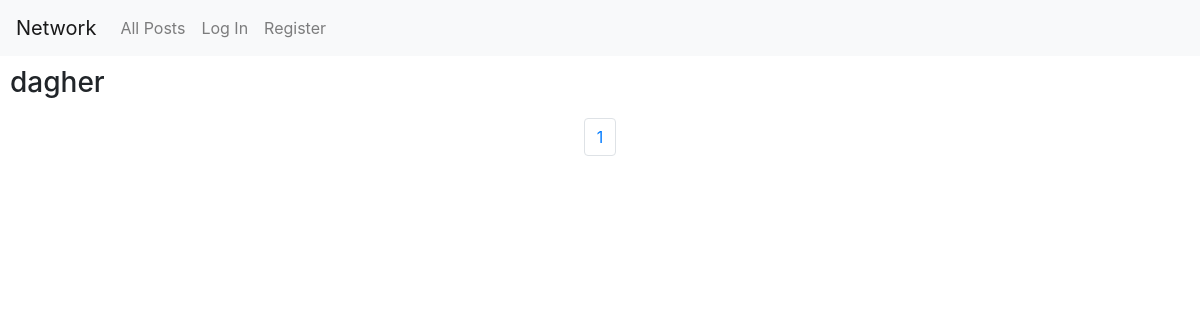
The page /dagher on the database as committed earlier.
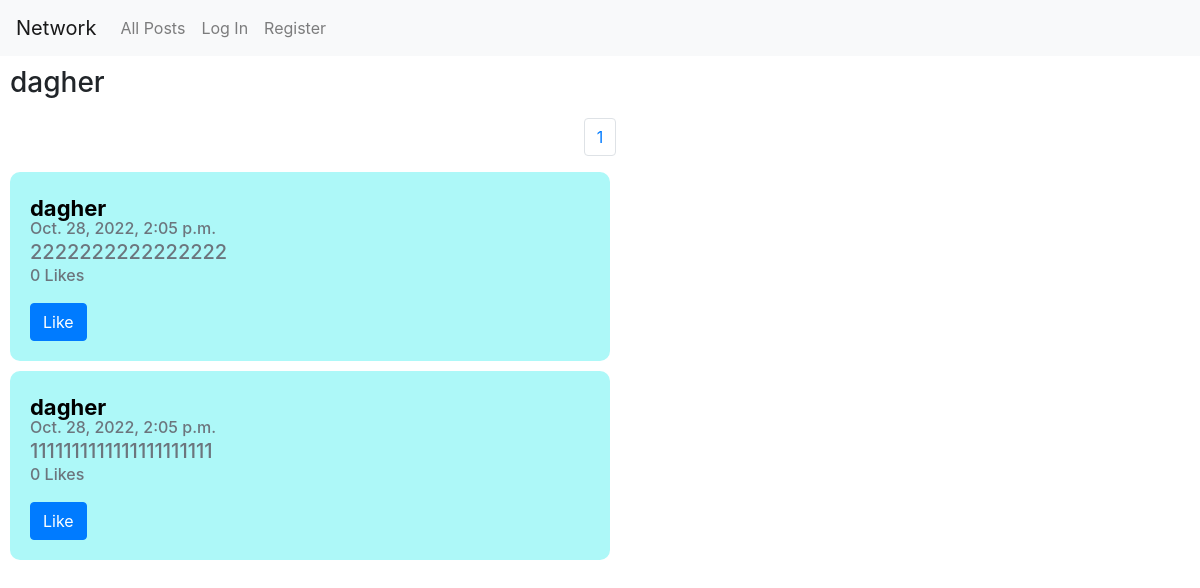
The same page on the database as committed later.
### network/models.py (models this page shows, shortened)
class Post(models.Model):
    user = models.ForeignKey("User", on_delete=models.CASCADE, related_name="users")
    body = models.TextField(blank=True)
    timestamp = models.DateTimeField(auto_now_add=True)
    likes = models.IntegerField(default=0)

class User(AbstractUser):
    pass

### network/views.py (the view)
# urls.py: path("<str:username>", views.profile, name="profile"),
def profile(request, username):
    try:
        following = False
        user = User.objects.get(username=username)
        posts = Post.objects.all().filter(user=user).order_by('-timestamp')
        posts = Paginator(posts, paginator_limit)
        pages_len = posts.num_pages
        page_number = request.GET.get('page')
        page_objs = posts.get_page(page_number)
    except:
        return render(request, "network/profile.html", {
        "message": "User doesn't exist"
    })
    try:
        if request.user.is_authenticated:
            cUser = User.objects.get(username=request.user.username)
            following = Follow.objects.get(follower=cUser, following=user)
            if following:
                following = True
    except:
        following = False
    return render(request, "network/profile.html", { "posts": page_objs, "pages_len": range(pages_len), "username": username, "following": following })

### network/templatetags/stringfy.py (called while the page is built)
@register.filter
def to_str(value):
    return str(value)

### network/templates/network/profile.html (shortened to what this page needs)
{% extends "network/layout.html" %}
{% block body %}
    <h3 class="profile-heading">{{ username }}</h3>
    <nav aria-label="Page navigation">
        <ul class="pagination justify-content-center">
          {% for i in pages_len %}
            <li class="page-item"><a class="page-link" href="?page={{ i|add:'1' }}">{{ i|add:"1" }}</a></li>
          {% endfor %}
        </ul>
    </nav>
    {% for post in posts %}
        <div id="post-{{post.id}}" class="card-body">
            <a class="profile-button" href="/{{post.user}}" class="card-title">{{post.user}}</a>
            <h6 class="card-subtitle mb-2 text-muted">{{post.timestamp}}</h6>
            <h5 class="card-subtitle mb-2 text-muted">{{post.body}}</h5>
            <h6 id="like-{{post.id}}" class="card-subtitle mb-2 text-muted">{{post.likes}} Likes</h6>
            {% load stringfy %}
            {% if post.liked %}
                <input id="likes-{{post.id}}" class="btn btn-primary" type="submit" value="Unlike" onclick="liked({{post.id}});">
            {% else %}
                <input id="likes-{{post.id}}" class="btn btn-primary" type="submit" value="Like" onclick="liked({{post.id}});">
            {% endif %}
        </div>
    {% endfor %}
{% endblock %}

Rows that differ between the two databases and show on the page:
added Post: user "dagher", timestamp "Oct. 28, 2022, 2:05 p.m.", body "2222222222222222", likes "0"
added Post: user "dagher", timestamp "Oct. 28, 2022, 2:05 p.m.", body "1111111111111111111111", likes "0"
